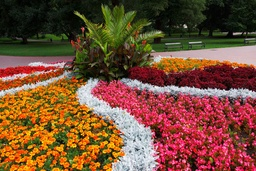
#> input picture flowers.jpg, 256 x 171 px, shrunk from 615 x 410 before the run
$ python 'test of git.py'
#> lines starting #> are read from the running program, lines starting #| are printed output that depends on the picture
import math

import numpy as np
import cv2

image = cv2.imread("flowers.jpg")
#> image is the input picture: shape (171, 256, 3); mean B, G, R 53.4, 77.5, 119
height, width,  channels = image.shape
#> height = 171; width = 256; channels = 3

outputForHValue = np.zeros((height, width, channels), np.uint64)
outputForSValue = np.zeros((height, width, channels), np.uint64)
outputForIValue = np.zeros((height, width, channels), np.uint64)
outputForHSIValue = np.zeros((height, width, channels), np.uint64)

imageData = np.asarray(image)

# [69 lines of commented-out code are left out]


def calculateH(R, G, B):
    # [16 lines of commented-out code are left out]
        try:
            hAngle = math.degrees(math.acos(0.5 * (((R - G) + (R - B)) / math.sqrt((R-G)*(R-G) + (R - B) * (G - B)))))
        except:
            hAngle = 0
        # if hAngle < 0:
        #     hAngle *= -1

        hValue = 0
        if B <= G:
            hValue = hAngle
        else:
            hValue = 360 - hAngle
        print(hAngle, hValue)
        return hValue

    # [28 lines of commented-out code are left out]


def calculateHSI():
    for i in range(len(imageData)):
        for j in range(len(imageData[0])):
            pixel = imageData[i][j]
            B = float(pixel[0]/255)
            G = float(pixel[1]/255)
            R = float(pixel[2]/255)

            iValue = (R+G+B)/3.0
            outputForIValue[i, j, 0] = iValue*255
            outputForIValue[i, j, 1] = iValue*255
            outputForIValue[i, j, 2] = iValue*255

            try:
                sValue = 1.0-(3.0*((min(R, G, B))/(R+G+B)))
            except:
                sValue = 0
            print(sValue)
            outputForSValue[i, j, 0] = sValue*255
            outputForSValue[i, j, 1] = sValue*255
            outputForSValue[i, j, 2] = sValue*255

            try:
                hValue = calculateH(R, G, B)
            except:
                hValue=0
            # [6 lines of commented-out code are left out]
            outputForHValue[i, j, 0] = (hValue/360)*255
            outputForHValue[i, j, 1] = (hValue/360)*255
            outputForHValue[i, j, 2] = (hValue/360)*255

            #print(hValue, sValue, iValue)

            outputForHSIValue[i, j, 0] = (hValue/360)*255
            outputForHSIValue[i, j, 1] = sValue*255
            outputForHSIValue[i, j, 2] = iValue*255
#> this loop made 171 passes
#> (printed output is left out)
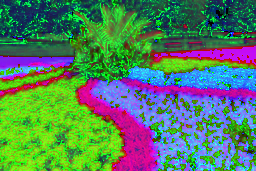
#> outputForHSIValue: shape (171, 256, 3) uint64; mean B, G, R 98.6, 125.3, 82.9
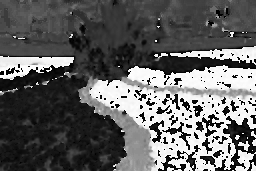
#> outputForHValue: shape (171, 256, 3) uint64; min 0, max 254, mean 98.6
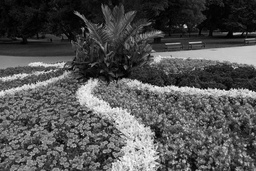
#> outputForIValue: shape (171, 256, 3) uint64; min 0, max 254, mean 82.9
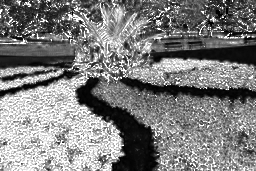
#> outputForSValue: shape (171, 256, 3) uint64; min 0, max 255, mean 125.3


calculateHSI()

cv2.imwrite('outputHValue.jpg', outputForHValue)
cv2.imwrite('outputSValue.jpg', outputForSValue)
cv2.imwrite('outputIValue.jpg', outputForIValue)
cv2.imwrite('outputHSIValue.jpg', outputForHSIValue)
print('The code got to here')

#Try to implement this math http://www.niwa.nu/2013/05/math-behind-colorspace-conversions-rgb-hsl/
# Some problems may be the fact that it does not work with pure balck and white

$ run again, with Hue2.jpg copied over flowers.jpg
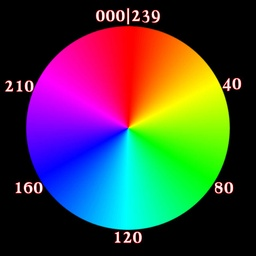
#> input picture Hue2.jpg, 256 x 256 px, shrunk from 640 x 640 before the run
#> image is the input picture: shape (256, 256, 3); mean B, G, R 66.5, 66.1, 69
#> the loop in calculateHSI, `for i in range(len(imageData)):` made 256 passes
#> (printed output is left out)
#> after the loop in calculateHSI, `for i in range(len(imageData)):`:
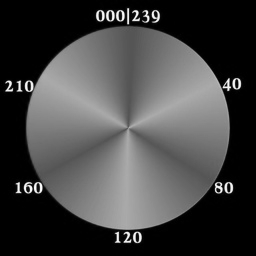
#> outputForIValue: shape (256, 256, 3) uint64; min 0, max 252, mean 66.9
#> after the loop in calculateHSI, `for i in range(len(imageData)):`:
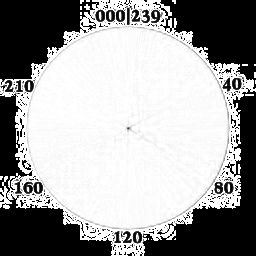
#> outputForSValue: shape (256, 256, 3) uint64; min 0, max 255, mean 159.5

$ run again, with refH.jpg copied over flowers.jpg
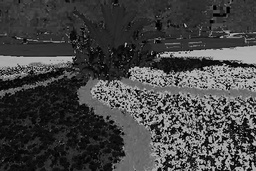
#> input picture refH.jpg, 256 x 171 px, shrunk from 615 x 410 before the run
#> image is the input picture: shape (171, 256, 3); min 0, max 225, mean 67.7
#> the loop in calculateHSI, `for i in range(len(imageData)):` made 171 passes
#> (printed output is left out)
#> after the loop in calculateHSI, `for i in range(len(imageData)):`:
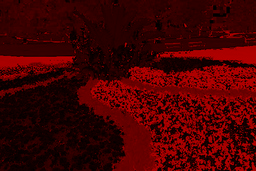
#> outputForHSIValue: shape (171, 256, 3) uint64; mean B, G, R 0, 0, 67.5
